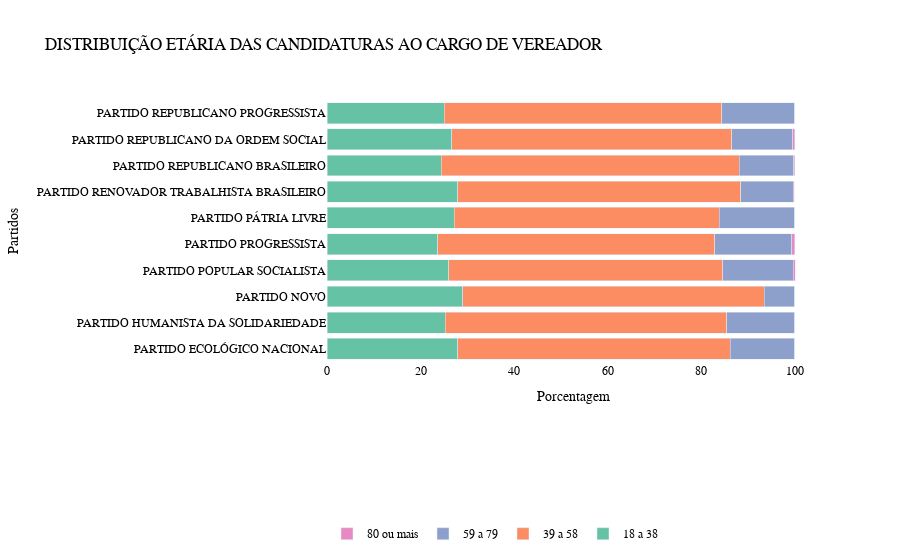

The notebook cell saved with this chart:
### Code cell
# Gráfico Distribuição etária
fig = go.Figure()

fig.add_trace(go.Bar(y = partidos[11:21],
                x = xIdade_1[11:21],
                name = '18 a 38',
                orientation='h'))
    
fig.add_trace(go.Bar(y = partidos[11:21],
                x = xIdade_2[11:21],
                name = '39 a 58',
                orientation='h'))

fig.add_trace(go.Bar(y = partidos[11:21],
                x = xIdade_3[11:21],
                name = '59 a 79',
                orientation='h'))

fig.add_trace(go.Bar(y = partidos[11:21],
                x = xIdade_4[11:21],
                name = '80 ou mais',
                orientation='h'))




fig.update_layout(title = 'DISTRIBUIÇÃO ETÁRIA DAS CANDIDATURAS AO CARGO DE VEREADOR ',
                   xaxis_title='Porcentagem',
                   yaxis_title='Partidos',
                   font = {'family': 'Arial','size': 12,'color': 'black'},  
                   plot_bgcolor = 'white',
                   barmode = 'stack',
                   legend_orientation = "h",
                   legend=dict(x=0.0, y=-0.6),
                   colorway=px.colors.qualitative.Set2)

fig.update_xaxes( showgrid=False, gridwidth=1, gridcolor='lightgray',
showline=False, linewidth=1, linecolor='black')
fig.update_yaxes(showgrid=False, gridwidth=1, gridcolor='lightgray',
showline=False, linewidth=1, linecolor='black')

fig.show()

### Figure 1 — Plotly figure (JSON) as saved in the notebook; plotly's stock layout.template omitted (floating-point values rounded to 4 significant figures)
{"data": [{"name": "18 a 38", "orientation": "h", "type": "bar", "x": [27.9, 25.3, 29, 26, 23.7, 27.2, 27.9, 24.4, 26.7, 25.1], "y": ["PARTIDO ECOLÓGICO NACIONAL", "PARTIDO HUMANISTA DA SOLIDARIEDADE", "PARTIDO NOVO", "PARTIDO POPULAR SOCIALISTA", "PARTIDO PROGRESSISTA", "PARTIDO PÁTRIA LIVRE", "PARTIDO RENOVADOR TRABALHISTA BRASILEIRO", "PARTIDO REPUBLICANO BRASILEIRO", "PARTIDO REPUBLICANO DA ORDEM SOCIAL", "PARTIDO REPUBLICANO PROGRESSISTA"]}, {"name": "39 a 58", "orientation": "h", "type": "bar", "x": [58.3, 60.1, 64.5, 58.6, 59.2, 56.6, 60.5, 63.7, 59.8, 59.3], "y": ["PARTIDO ECOLÓGICO NACIONAL", "PARTIDO HUMANISTA DA SOLIDARIEDADE", "PARTIDO NOVO", "PARTIDO POPULAR SOCIALISTA", "PARTIDO PROGRESSISTA", "PARTIDO PÁTRIA LIVRE", "PARTIDO RENOVADOR TRABALHISTA BRASILEIRO", "PARTIDO REPUBLICANO BRASILEIRO", "PARTIDO REPUBLICANO DA ORDEM SOCIAL", "PARTIDO REPUBLICANO PROGRESSISTA"]}, {"name": "59 a 79", "orientation": "h", "type": "bar", "x": [13.8, 14.6, 6.5, 15, 16.4, 16.2, 11.2, 11.7, 13, 15.6], "y": ["PARTIDO ECOLÓGICO NACIONAL", "PARTIDO HUMANISTA DA SOLIDARIEDADE", "PARTIDO NOVO", "PARTIDO POPULAR SOCIALISTA", "PARTIDO PROGRESSISTA", "PARTIDO PÁTRIA LIVRE", "PARTIDO RENOVADOR TRABALHISTA BRASILEIRO", "PARTIDO REPUBLICANO BRASILEIRO", "PARTIDO REPUBLICANO DA ORDEM SOCIAL", "PARTIDO REPUBLICANO PROGRESSISTA"]}, {"name": "80 ou mais", "orientation": "h", "type": "bar", "x": [0, 0, 0, 0.5, 0.7, 0, 0.3, 0.2, 0.5, 0], "y": ["PARTIDO ECOLÓGICO NACIONAL", "PARTIDO HUMANISTA DA SOLIDARIEDADE", "PARTIDO NOVO", "PARTIDO POPULAR SOCIALISTA", "PARTIDO PROGRESSISTA", "PARTIDO PÁTRIA LIVRE", "PARTIDO RENOVADOR TRABALHISTA BRASILEIRO", "PARTIDO REPUBLICANO BRASILEIRO", "PARTIDO REPUBLICANO DA ORDEM SOCIAL", "PARTIDO REPUBLICANO PROGRESSISTA"]}], "layout": {"barmode": "stack", "colorway": ["rgb(102,194,165)", "rgb(252,141,98)", "rgb(141,160,203)", "rgb(231,138,195)", "rgb(166,216,84)", "rgb(255,217,47)", "rgb(229,196,148)", "rgb(179,179,179)"], "font": {"color": "black", "family": "Arial", "size": 12}, "legend": {"orientation": "h", "x": 0, "y": -0.6}, "plot_bgcolor": "white", "title": {"text": "DISTRIBUIÇÃO ETÁRIA DAS CANDIDATURAS AO CARGO DE VEREADOR "}, "xaxis": {"gridcolor": "lightgray", "gridwidth": 1, "linecolor": "black", "linewidth": 1, "showgrid": false, "showline": false, "title": {"text": "Porcentagem"}}, "yaxis": {"gridcolor": "lightgray", "gridwidth": 1, "linecolor": "black", "linewidth": 1, "showgrid": false, "showline": false, "title": {"text": "Partidos"}}}}
